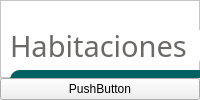
               <widget class="QWidget" name="pg_habitacion">
                <layout class="QVBoxLayout" name="verticalLayout_4">
                 <property name="spacing">
                  <number>0</number>
                 </property>
                 <property name="leftMargin">
                  <number>0</number>
                 </property>
                 <property name="topMargin">
                  <number>0</number>
                 </property>
                 <property name="rightMargin">
                  <number>0</number>
                 </property>
                 <property name="bottomMargin">
                  <number>0</number>
                 </property>
                 <item>
                  <widget class="QFrame" name="frame_12">
                   <property name="styleSheet">
                    <string notr="true">QPushButton{
    background:rgba(2,97,98,255);
    /*border: 1px solid #2361a0; /* Cambiar el color del borde a azul oscuro */
    border-radius: 10px;
    font: 75 12pt &quot;Archivo&quot;;
/* Cambiar el color de fondo a azul oscuro */
    color: white;
}
/*
QPushButton:hover{

background-color: qlineargradient(spread:pad, x1:0, y1:0.505682, x2:1, y2:0.477, stop:0 rgba(14, 52, 83, 1), stop:1 rgba(14, 52, 83, 1));
color: black;

}
*/
QFrame{
background-color: rgb(255, 255, 255); /* Cambiar el color de fondo a azul oscuro */
}

QLineEdit{
background-color: rgb(255,255,255);
border:none;
border-bottom:2px solid rgba(46, 82, 101, 200);
   /*color: #2361a0;*/
	color:rgba(106,105,103,255);
    font: 75 12pt &quot;Archivo&quot;;

}

QLabel{
color: rgba(106,105,103,255);
    font: 75 22pt &quot;Archivo&quot;;
}
</string>
                   </property>
                   <property name="frameShape">
                    <enum>QFrame::StyledPanel</enum>
                   </property>
                   <property name="frameShadow">
                    <enum>QFrame::Raised</enum>
                   </property>
                   <widget class="QLabel" name="label_7">
                    <property name="geometry">
                     <rect>
                      <x>10</x>
                      <y>30</y>
                      <width>211</width>
                      <height>31</height>
                     </rect>
                    </property>
                    <property name="font">
                     <font>
                      <family>Archivo</family>
                      <pointsize>22</pointsize>
                      <weight>9</weight>
                      <italic>false</italic>
                      <bold>false</bold>
                     </font>
                    </property>
                    <property name="text">
                     <string>Habitaciones</string>
                    </property>
                   </widget>
                   <widget class="QLineEdit" name="lineEdit_4">
                    <property name="geometry">
                     <rect>
                      <x>10</x>
                      <y>140</y>
                      <width>771</width>
                      <height>31</height>
                     </rect>
                    </property>
                    <property name="styleSheet">
                     <string notr="true"/>
                    </property>
                   </widget>
                   <widget class="QPushButton" name="btn_crearHab">
                    <property name="geometry">
                     <rect>
                      <x>10</x>
                      <y>70</y>
                      <width>221</width>
                      <height>51</height>
                     </rect>
                    </property>
                    <property name="text">
                     <string>Crear Nueva Habitacion</string>
                    </property>
                   </widget>
                   <widget class="QTableWidget" name="tablaHabitacion">
                    <property name="geometry">
                     <rect>
                      <x>30</x>
                      <y>200</y>
                      <width>921</width>
                      <height>401</height>
                     </rect>
                    </property>
                    <property name="styleSheet">
                     <string notr="true">QHeaderView {
    background-color: white;
    border: none;
    font: 75 12pt &quot;Archivo&quot;;

}

QHeaderView:hover {
    background-color: white;
}

QHeaderView:section {
    background-color: white;
    border-bottom: 1px solid lightgray;
    border-top: none;
    padding: 2px;
    font-size: 11pt;
    color: black;
}

QTableWidget {
    background-color: white;
    border: none;
    gridline-color: transparent;
    font-size: 11pt;
    color: black;

}

QTableWidget QTableCornerButton::section {
    background-color: white;
    border: none;

}

QTableWidget::item {
    border: none;
    border-bottom: 1px solid lightgray;
    alignment: AlignHCenter; /* Centra el texto horizontalmente */
	color:black /* cambiar el color letra al seleccionar*/

}</string>
                    </property>
                    <column>
                     <property name="text">
                      <string>idHabitacion</string>
                     </property>
                    </column>
                    <column>
                     <property name="text">
                      <string>idCategoria</string>
                     </property>
                    </column>
                    <column>
                     <property name="text">
                      <string>idNivel</string>
                     </property>
                    </column>
                    <column>
                     <property name="text">
                      <string>idEstado</string>
                     </property>
                    </column>
                    <column>
                     <property name="text">
                      <string>No</string>
                     </property>
                    </column>
                    <column>
                     <property name="text">
                      <string>Categoria</string>
                     </property>
                    </column>
                    <column>
                     <property name="text">
                      <string>Precio</string>
                     </property>
                    </column>
                    <column>
                     <property name="text">
                      <string>Detalle</string>
                     </property>
                    </column>
                    <column>
                     <property name="text">
                      <string>Nivel</string>
                     </property>
                    </column>
                    <column>
                     <property name="text">
                      <string/>
                     </property>
                    </column>
                    <column>
                     <property name="text">
                      <string/>
                     </property>
                    </column>
                   </widget>
                  </widget>
                 </item>
                 <item>
                  <widget class="QPushButton" name="pushButton">
                   <property name="text">
                    <string>PushButton</string>
                   </property>
                  </widget>
                 </item>
                </layout>
               </widget>
